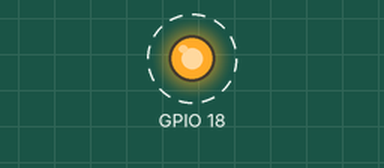
The program below on a simulated Raspberry Pi (BCM pin numbers). Parts: output pins drawn as LEDs (lit = HIGH). Dashed ring = blinking. What the program prints to the terminal is not drawn.

Above: at 0.05 s.
Timing chart, 0 to 3.0 s (numbered marks = the images above):
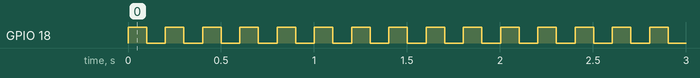

The program:

blink.py
```python
import RPi.GPIO as GPIO
import time
GPIO.setmode(GPIO.BCM)
GPIO.setwarnings(False)
GPIO.setup(18, GPIO.OUT)

while True:
    print "led on"
    GPIO.output(18, GPIO.HIGH)
    time.sleep(0.1)
    print "led off"
    GPIO.output(18, GPIO.LOW)
    time.sleep(0.1)
```

Measured:
- by itself, GPIO 18: alternates HIGH for 0.10 s and LOW for 0.10 s
